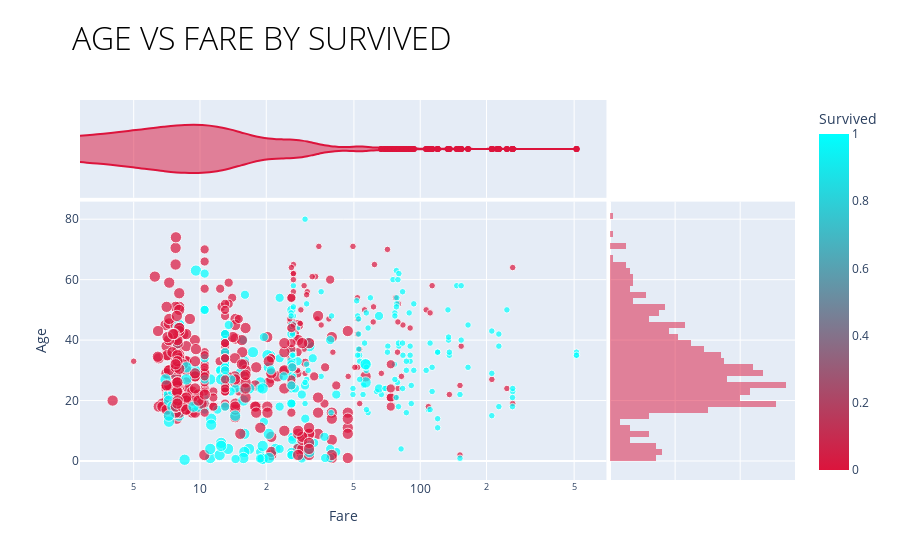

Notebook cell for this chart:
### Markdown cell above
<a id="rel"></a>
## 3.6 Exploration of Feature Relationships

The relationships of features and their behaviour can be used later to derive new features.

### Code cell
fig = px.scatter(df_train,
                 x="Fare", y="Age", color="Survived", size="Pclass",
                 log_x=True, size_max=8, color_continuous_scale=['crimson', 'cyan'],
                 marginal_x='violin', marginal_y='histogram',
                 template='plotly', title='<span style="font-weight: 100;">AGE VS FARE BY SURVIVED</span>')

fig.update_layout(
    title_x=0.08,
    title_font_size=32,
    title_font_color='black'
)

fig.show()

### Figure 1 — Plotly figure (JSON) as saved in the notebook; plotly's stock layout.template omitted (floating-point values rounded to 4 significant figures; data arrays with more than 128 entries replaced by an {"elided": "..."} marker saying what was removed)
{"data": [{"hovertemplate": "Fare=%{x}<br>Age=%{y}<br>Pclass=%{marker.size}<br>Survived=%{marker.color}<extra></extra>", "legendgroup": "", "marker": {"color": {"elided": "891 int values"}, "coloraxis": "coloraxis", "size": {"elided": "891 int values"}, "sizemode": "area", "sizeref": 0.04688, "symbol": "circle"}, "mode": "markers", "name": "", "orientation": "v", "showlegend": false, "type": "scatter", "x": {"elided": "891 float values"}, "xaxis": "x", "y": {"elided": "891 float values"}, "yaxis": "y"}, {"alignmentgroup": "True", "hovertemplate": "Fare=%{x}<extra></extra>", "legendgroup": "", "marker": {"color": "crimson", "symbol": "circle"}, "name": "", "offsetgroup": "", "scalegroup": "x", "showlegend": false, "type": "violin", "x": {"elided": "891 float values"}, "xaxis": "x3", "yaxis": "y3"}, {"alignmentgroup": "True", "bingroup": "y", "hovertemplate": "Age=%{y}<br>count=%{x}<extra></extra>", "legendgroup": "", "marker": {"color": "crimson"}, "name": "", "offsetgroup": "", "opacity": 0.5, "showlegend": false, "type": "histogram", "xaxis": "x2", "y": {"elided": "891 float values"}, "yaxis": "y2"}], "layout": {"barmode": "overlay", "coloraxis": {"colorbar": {"title": {"text": "Survived"}}, "colorscale": [[0, "crimson"], [1, "cyan"]]}, "legend": {"itemsizing": "constant", "tracegroupgap": 0}, "title": {"font": {"color": "black", "size": 32}, "text": "<span style=\"font-weight: 100;\">AGE VS FARE BY SURVIVED</span>", "x": 0.08}, "xaxis": {"anchor": "y", "domain": [0, 0.7363], "title": {"text": "Fare"}, "type": "log"}, "xaxis2": {"anchor": "y2", "domain": [0.7413, 1], "matches": "x2", "showgrid": true, "showline": false, "showticklabels": false, "ticks": ""}, "xaxis3": {"anchor": "y3", "domain": [0, 0.7363], "matches": "x", "showgrid": true, "showticklabels": false, "type": "log"}, "xaxis4": {"anchor": "y4", "domain": [0.7413, 1], "matches": "x2", "showgrid": true, "showline": false, "showticklabels": false, "ticks": ""}, "yaxis": {"anchor": "x", "domain": [0, 0.7326], "title": {"text": "Age"}}, "yaxis2": {"anchor": "x2", "domain": [0, 0.7326], "matches": "y", "showgrid": true, "showticklabels": false}, "yaxis3": {"anchor": "x3", "domain": [0.7426, 1], "matches": "y3", "showgrid": false, "showline": false, "showticklabels": false, "ticks": ""}, "yaxis4": {"anchor": "x4", "domain": [0.7426, 1], "matches": "y3", "showgrid": true, "showline": false, "showticklabels": false, "ticks": ""}}}
